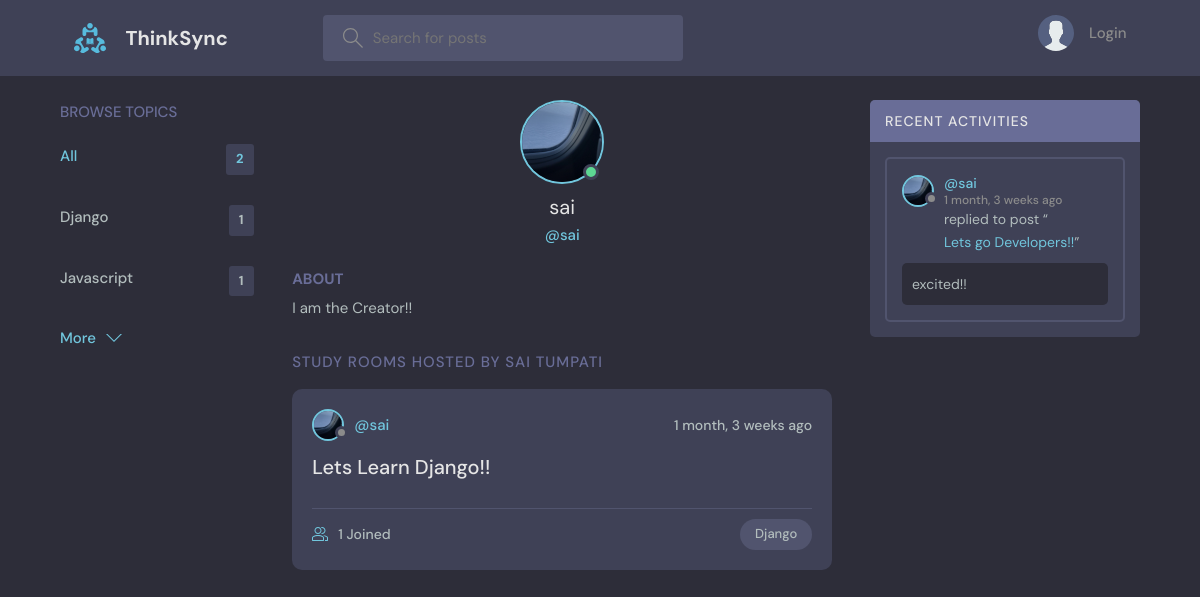
Page /profile/1/ on the earlier database version.
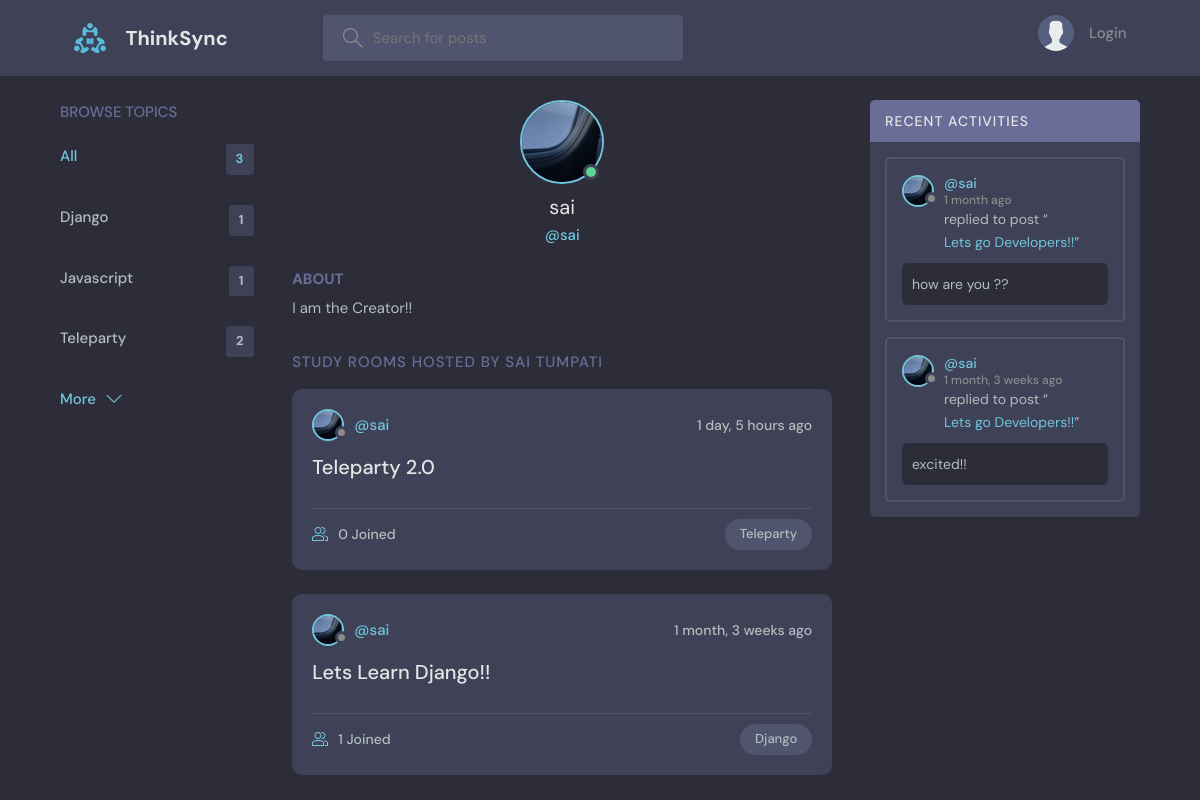
Same page on the later database version.
### base/models.py (models this page shows, shortened)
class Topic(models.Model):
    name = models.CharField(max_length=200)

class User(AbstractUser):
    name = models.CharField(max_length=200, null=True)
    email = models.EmailField(unique=True, null=True)
    bio = models.TextField(null=True)
    avatar = models.ImageField(null=True, default="avatar.svg")
    USERNAME_FIELD = "email"
    REQUIRED_FIELDS = ["username"]

class Room(models.Model):
    host = models.ForeignKey(User, on_delete=models.SET_NULL, null=True)
    topic = models.ForeignKey(Topic, on_delete=models.SET_NULL, null=True)
    name = models.CharField(max_length=200)
    description = models.TextField(null=True, blank=True)
    participants = models.ManyToManyField(User, related_name="participants", blank=True)
    updated = models.DateTimeField(auto_now=True)
    created = models.DateTimeField(auto_now_add=True)
    class Meta:
        ordering = ["-updated", "-created"]
    def __str__(self):
        return self.name

class Message(models.Model):
    user = models.ForeignKey(User, on_delete=models.CASCADE)
    room = models.ForeignKey(Room, on_delete=models.CASCADE)
    body = models.TextField()
    updated = models.DateTimeField(auto_now=True)
    created = models.DateTimeField(auto_now_add=True)
    class Meta:
        ordering = ["-updated", "-created"]

### base/views.py (the view)
# urls.py: path("profile/<str:pk>/", views.userProfile, name="user-profile"),
def userProfile(request, pk):
    user = User.objects.get(id=pk)
    rooms = user.room_set.all()
    room_messages = user.message_set.all()
    topics = Topic.objects.all()
    context = {
        "user": user,
        "rooms": rooms,
        "room_messages": room_messages,
        "topics": topics,
    }
    return render(request, "base/profile.html", context)

### base/templates/base/profile.html (shortened to what this page needs)
{% extends 'main.html' %}
{% block content %}
<main class="profile-page layout layout--3">
  <div class="container">
    {% include 'base/topics_component.html' %}
    <div class="roomList">
      <div class="profile">
        <div class="profile__avatar">
          <div class="avatar avatar--large active">
            <img src="{{user.avatar.url}}" />
          </div>
        </div>
        <div class="profile__info">
          <h3>{{user.name}}</h3>
          <p>@{{user.username}}</p>
        </div>
        <div class="profile__about">
          <h3>About</h3>
          <p>
            {{user.bio}}
          </p>
        </div>
      </div>
      <div class="roomList__header">
        <div>
          <h2>Study Rooms Hosted by Sai tumpati</a>
          </h2>
        </div>
      </div>
      {% include 'base/feed_component.html' %}
    </div>
    {% include 'base/activity_component.html' %}
  </div>
</main>
{% endblock content %}

### templates/main.html (shortened to what this page needs)
<!DOCTYPE html>
{% load static %}
<html lang="en">
<head>
    <link rel="stylesheet" href="{% static 'styles/style.css' %}" />
</head>
<body>
    {% include 'navbar.html' %}
    {% block content %}
    {% endblock %}
</body>
</html>

### templates/navbar.html (shortened to what this page needs)
{% load static %}
<header class="header header--loggedIn">
    <div class="container">
        <a href="{% url 'home' %}" class="header__logo">
            <img src="{% static 'images/logo.svg' %}" />
            <h1>ThinkSync</h1>
        </a>
        <form class="header__search" method="GET" action="{% url 'home' %}">
            <label>
                <input name="q" placeholder="Search for posts" />
            </label>
        </form>
        <nav class="header__menu">
            {% if request.user.is_authenticated %}
            <div class="header__user">
                <a href="{% url 'update-user' %}">
                    <div class="avatar avatar--medium active">
                        <img src="{{request.user.avatar.url}}" />
                    </div>
                    <p>{{request.user.username}} <span>@{{request.user.username}}</span></p>
                </a>
                <button class="dropdown-button">
                    <svg version="1.1" xmlns="http://www.w3.org/2000/svg" width="32" height="32" viewBox="0 0 32 32">
                        <title>chevron-down</title>
                        <path d="M16 21l-13-13h-3l16 16 16-16h-3l-13 13z"></path>
                    </svg>
                </button>
            </div>
            {% else %}
            <a href="{% url 'login' %}">
                <img src="{% static 'images/avatar.svg' %}" />
                <p>Login</p>
            </a>
            {% endif %}
        </nav>
    </div>
</header>

### base/templates/base/topics_component.html
<div class="topics">
    <div class="topics__header">
        <h2>Browse Topics</h2>
    </div>
    <ul class="topics__list">
        <li>
            <a href="{% url 'home' %}" class="active">All <span>{{topics.count}}</span></a>
        </li>
        {% for topic in topics %}
        <li>
            <a href="{% url 'home' %}?q={{topic.name}}">{{topic.name}}<span>{{topic.room_set.all.count}}</span></a>
        </li>
        {% endfor %}
    </ul>
    <a class="btn btn--link" href="{% url 'topics' %}">
        More
        <svg version="1.1" xmlns="http://www.w3.org/2000/svg" width="32" height="32" viewBox="0 0 32 32">
            <title>chevron-down</title>
            <path d="M16 21l-13-13h-3l16 16 16-16h-3l-13 13z"></path>
        </svg>
    </a>
</div>

### base/templates/base/feed_component.html (shortened to what this page needs)
{% for room in rooms %}
<div class="roomListRoom">
    <div class="roomListRoom__header">
        <a href="{% url 'user-profile' room.host.id %}" class="roomListRoom__author">
            <div class="avatar avatar--small">
                <img src="{{room.host.avatar.url}}" />
            </div>
            <span>@{{room.host.username}}</span>
        </a>
        <div class="roomListRoom__actions">
            <span>{{room.created|timesince}} ago</span>
        </div>
    </div>
    <div class="roomListRoom__content">
        <a href="{% url 'room' room.id %}">{{room.name}}</a>
    </div>
    <div class="roomListRoom__meta">
        <a href="{% url 'room' room.id %}" class="roomListRoom__joined">
            {{room.participants.all.count}} Joined
        </a>
        <p class="roomListRoom__topic">{{room.topic.name}}</p>
    </div>
</div>
{% endfor %}

### base/templates/base/activity_component.html (shortened to what this page needs)
<div class="activities">
    <div class="activities__header">
        <h2>Recent Activities</h2>
    </div>
    {% for message in room_messages %}
    <div class="activities__box">
        <div class="activities__boxHeader roomListRoom__header">
            <a href="{% url 'user-profile' message.user.id %}" class="roomListRoom__author">
                <div class="avatar avatar--small">
                    <img src="{{message.user.avatar.url}}" />
                </div>
                <p>
                    @{{message.user.username}}
                    <span>{{message.created|timesince}} ago</span>
                </p>
            </a>
        </div>
        <div class="activities__boxContent">
            <p>replied to post “<a href="{% url 'room' message.room.id %}">{{message.room}}</a>”</p>
            <div class="activities__boxRoomContent">{{message.body}}</div>
        </div>
    </div>
    {% endfor %}
</div>

Differences in the rows shown:
added Topic: name "Teleparty", room_set.all.count "2"
added Room: host.avatar (picture), host.username "sai", created "1 day, 5 hours", name "Teleparty 2.0", participants.all.count "0", topic.name "Teleparty"
added Message: user.avatar (picture), user.username "sai", created "1 month", room "Lets go Developers!!", body "how are you ??"
Other differences:
{{ topics.count }}: "2" → "3"
